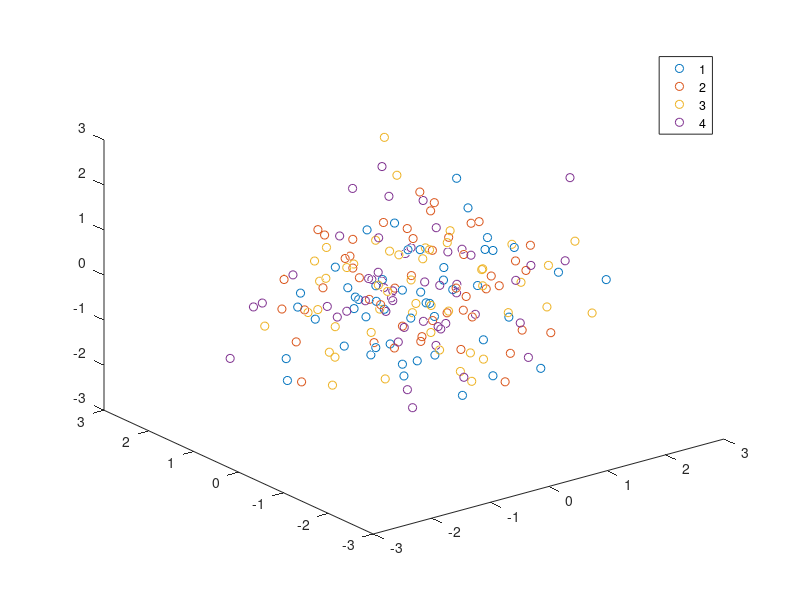

The MATLAB script that drew this image:
x = randn(200,1);
y = randn(200,1);
z = randn(200,1);
g = [1*ones(50,1); 2*ones(50,1); 3*ones(50,1); 4*ones(50,1); ];
% call GSCATTER and capture output argument (handles to lines)
h = gscatter(x, y, g);
% for each unique group in 'g', set the ZData property appropriately
gu = unique(g);
for k = 1:numel(gu)
      set(h(k), 'ZData', z( g == gu(k) ));
end
view(3)